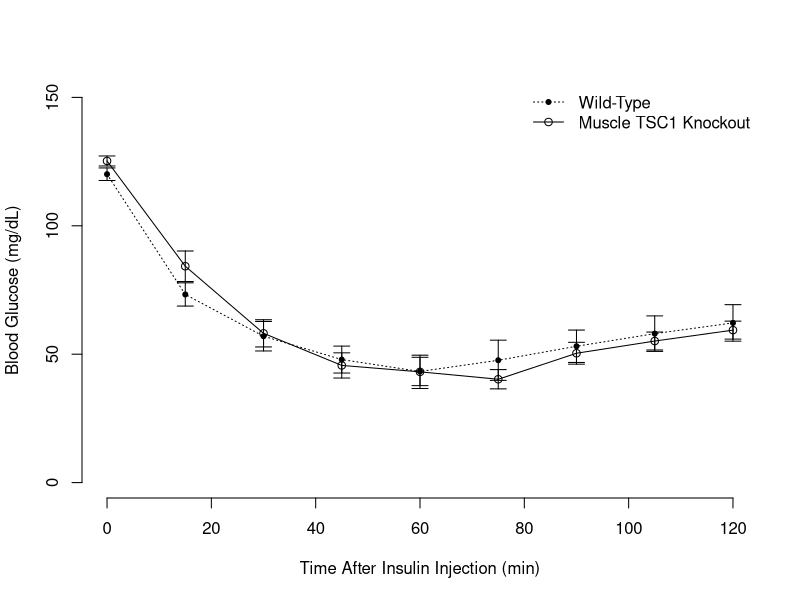
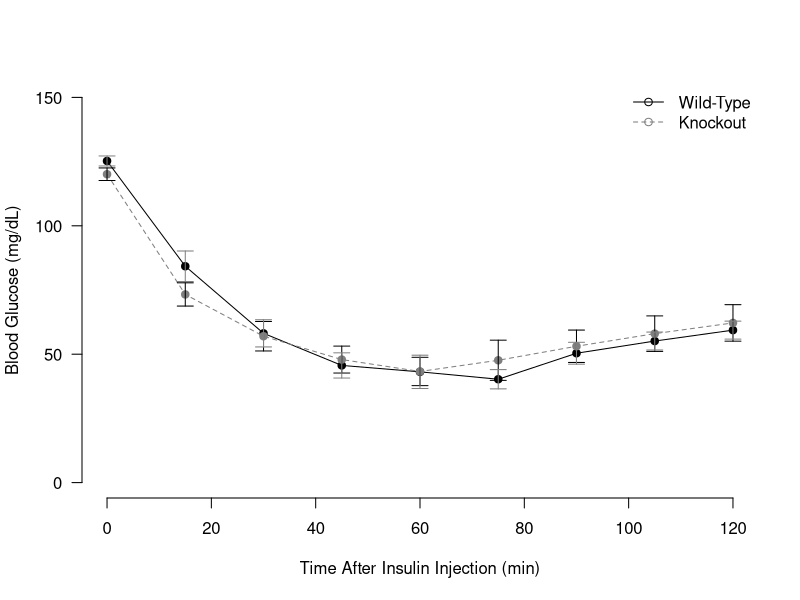
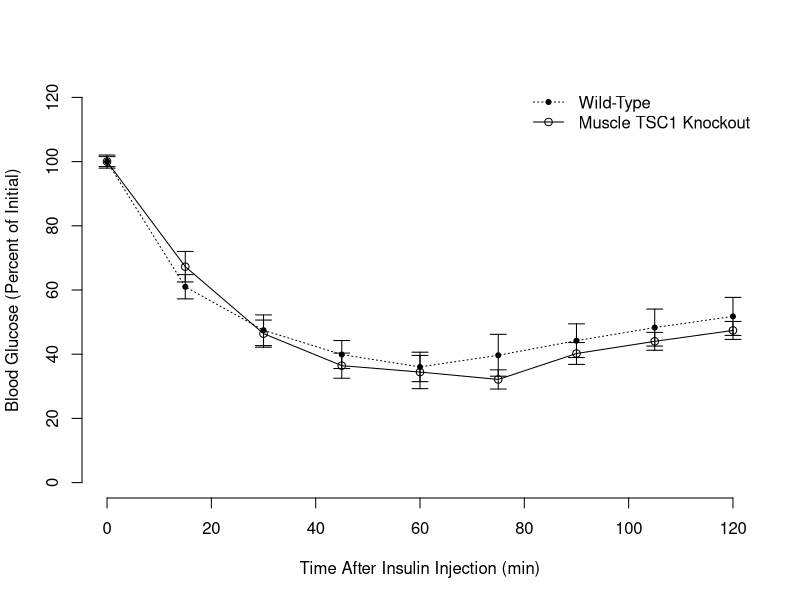
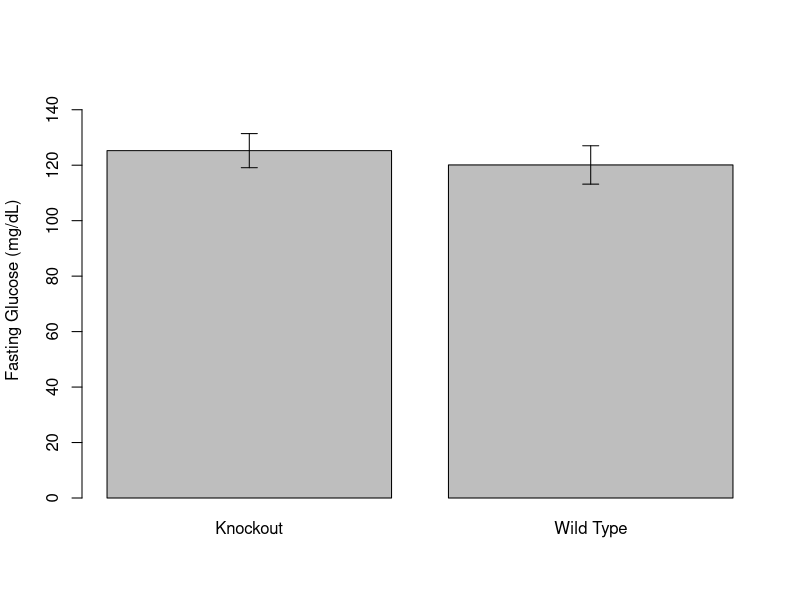
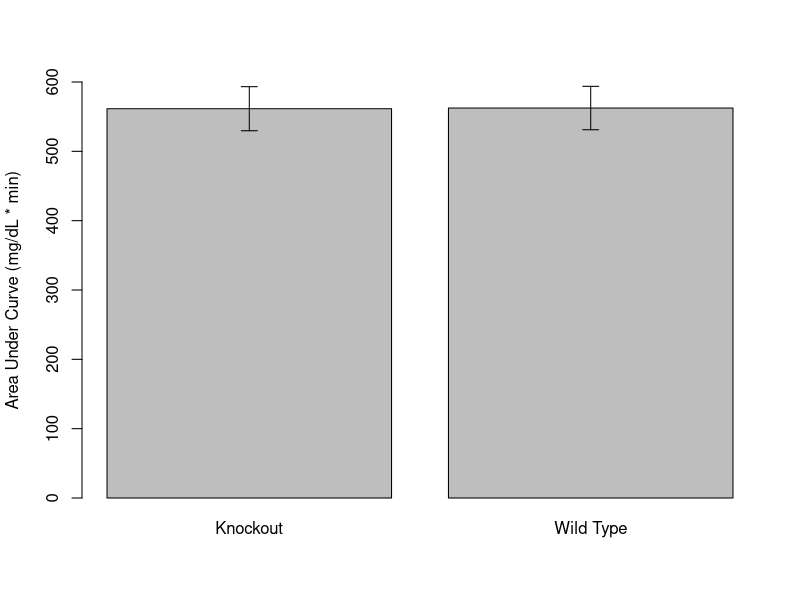

Generate these figures, in order, with R:
## ---- chunk 1
library(knitr)
library(tidyr)
#figures makde will go to directory called figures, will make them as both png and pdf files 
opts_chunk$set(fig.path='figures/',
               echo=FALSE, warning=FALSE, message=FALSE,dev=c('png','pdf'))
options(scipen = 2, digits = 3)
# set echo and message to TRUE if you want to display code blocks and code output respectively

knitr::knit_hooks$set(inline = function(x) {
  knitr:::format_sci(x, 'md')
})


superpose.eb <- function (x, y, ebl, ebu = ebl, length = 0.08, ...)
  arrows(x, y + ebu, x, y - ebl, angle = 90, code = 3,
  length = length, ...)

  
se <- function(x) sd(x, na.rm=T)/sqrt(length(x))

#load these packages, nearly always needed
library(tidyr)
library(dplyr)

# sets maize and blue color scheme
color.scheme <- c('#fa8072', '#00ced1')
## ---- chunk 2
data <- read.csv(file="data.csv", stringsAsFactors=T, header=T)
data.no.unk <- data[data$Genotype != "Unknown", ]

library(ggplot2)
library(plyr)
auc.anova <- aov(auc~Genotype, data=data.no.unk)
summary(auc.anova)
TukeyHSD(auc.anova)
with(data.no.unk, pairwise.t.test(auc, Genotype, p.adj="bonferroni", paired=F))

means <- ddply(data.no.unk,~Genotype,summarise,	X0=mean(X0,na.rm = TRUE ),X15=mean(X15, na.rm = TRUE),X30=mean(X30, na.rm = TRUE),X45=mean(X45, na.rm = TRUE),X60=mean(X60, na.rm = TRUE),X75=mean(X75, na.rm = TRUE),X90=mean(X90, na.rm = TRUE),X105=mean(X105, na.rm = TRUE),X120=mean(X120, na.rm = TRUE))
se <- ddply(data.no.unk,~Genotype,summarise,X0=sd(X0 ,na.rm = TRUE )/sqrt(length(X0)),X15=sd(X15,na.rm = TRUE )/sqrt(length(X0)),X30=sd(X30,na.rm = TRUE )/sqrt(length(X0)),X45=sd(X45,na.rm = TRUE )/sqrt(length(X0)),X60=sd(X60,na.rm = TRUE )/sqrt(length(X0)),X75=sd(X75,na.rm = TRUE )/sqrt(length(X0)),X90=sd(X90,na.rm = TRUE )/sqrt(length(X0)),X105=sd(X105,na.rm = TRUE )/sqrt(length(X0)),X120=sd(X120,na.rm = TRUE )/sqrt(length(X0)))

values <- as.matrix(means[2:10])
values.se <- as.matrix(se[2:10])
values.se[2,] <- values.se[2,]/sqrt(8)
values.se[1,] <- values.se[1,]/sqrt(10)

values.norm <- values/values[,1] * 100
values.se.norm <- values.se/values[,1] * 100



superpose.eb <- function (x, y, ebl, ebu = ebl, length = 0.08, ...)
arrows(x, y + ebu, x, y - ebl, angle = 90, code = 3,
length = length, ...)

time <- c(0,15,30,45,60,75,90,105,120)
## ---- chunk 3
plot(time,values[1,], type="o", pch=1, ylab="Blood Glucose (mg/dL)", xlab="Time After Insulin Injection (min)", ylim=c(0,150), frame.plot=F)
lines(time,values[2,], lty=3)
points(time,values[2,], pch=20)
superpose.eb(time,values[2,],ebl=values.se[2,])
superpose.eb(time,values[1,],ebl=values.se[1,])
leg.txt = c("Wild-Type", "Muscle TSC1 Knockout")
legend("topright", leg.txt, lty=c(3,1), pch=c(20,1), bty="n")

color.scheme <- c('black','grey50')

plot(time,values[1,], 
     type="o", 
     pch=19, 
     ylab="Blood Glucose (mg/dL)", xlab="Time After Insulin Injection (min)", 
     ylim=c(0,150), 
     las=1,
     col=color.scheme[1],
     frame.plot=F)
lines(time,values[2,], col=color.scheme[2],lty=2)
points(time,values[2,], pch=19, col=color.scheme[2])
superpose.eb(time,values[2,],ebl=values.se[2,], col=color.scheme[1])
superpose.eb(time,values[1,],ebl=values.se[1,], col=color.scheme[2])
leg.txt = c("Wild-Type", "Knockout")
legend("topright", leg.txt, col=color.scheme, pch=1, lty=c(1,2), bty="n")
## ---- chunk 4
plot(time,values.norm[1,], type="o", pch=1, ylab="Blood Glucose (Percent of Initial)", xlab="Time After Insulin Injection (min)", ylim=c(0,120), frame.plot=F)
lines(time,values.norm[2,], lty=3)
points(time,values.norm[2,], pch=20)
superpose.eb(time,values.norm[2,],ebl=values.se.norm[2,])
superpose.eb(time,values.norm[1,],ebl=values.se.norm[1,])
leg.txt = c("Wild-Type", "Muscle TSC1 Knockout")
legend("topright", leg.txt, lty=c(3,1), pch=c(20,1), bty="n")


summary.means <- ddply(data.no.unk,~Genotype,summarise,weight=mean(Weight),auc=mean(auc, na.rm=T), fasting=mean(X0))
summary.se <- ddply(data.no.unk,~Genotype,summarise,weight=sd(Weight)/sqrt(length(Weight)), auc=sd(auc, na.rm=T)/sqrt(length(auc)), fasting=sd(X0)/sqrt(length(X0)))
## ---- chunk 5
library(lme4)
data.long <- 
  data %>% 
  select(-Cage, -auc, -Age) %>% 
  gather(key=Time, value=Glucose, -Genotype,-Mouse)
  
itt.lme.null <- lmer(Glucose ~ Time + (1|Mouse), data=data.long)
itt.lme.geno <- lmer(Glucose ~ Time + Genotype + (1|Mouse), data=data.long)  
anova(itt.lme.null, itt.lme.geno) %>% kable(caption="Mixed linear model for effect of genotype on ITT values")

library(broom)
aov.all <- aov(auc~Age+Weight+Genotype, data=data.no.unk)
TukeyHSD(aov.all, "Genotype") %>% tidy %>% kable(caption="Tukey test of AUC with age and weight as covariates")
lm(auc~Age+Weight+Genotype, data=data.no.unk) %>% tidy %>% kable(caption="Linear model of AUC after accounting for age and genotype")
## ---- chunk 6
plot <- barplot(summary.means$fasting, names.arg=summary.means$Genotype, ylab="Fasting Glucose (mg/dL)", ylim=c(0,150))
superpose.eb(plot, summary.means$fasting,ebl=summary.se$fasting)
## ---- chunk 7
plot <- barplot(summary.means$auc, names.arg=summary.means$Genotype, ylab="Area Under Curve (mg/dL * min)", ylim=c(0,600))
superpose.eb(plot, summary.means$auc,ebl=summary.se$auc)
## ---- chunk 8
sessionInfo()
